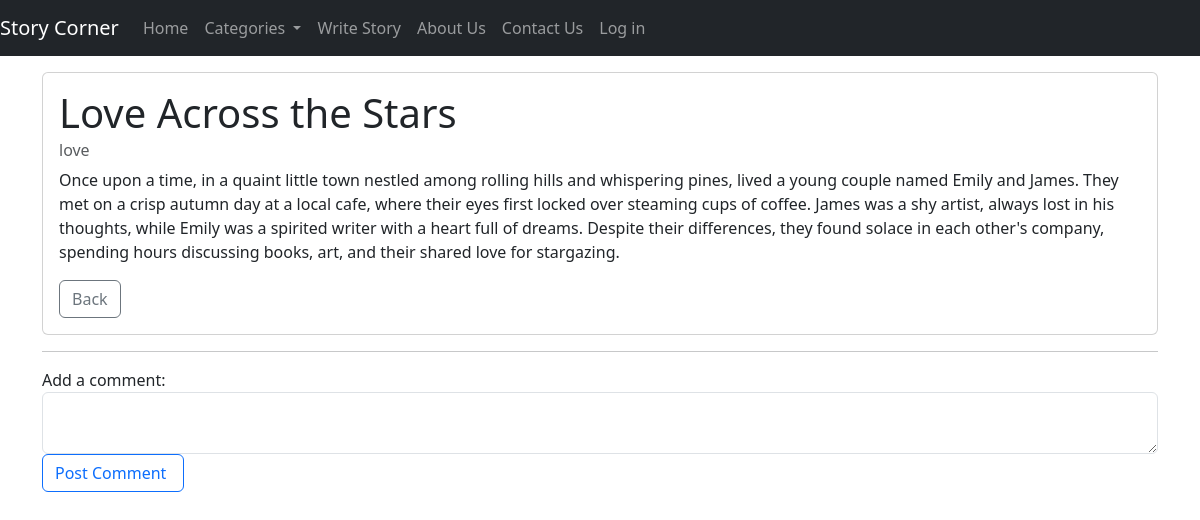
The page /story/2 on the database its author committed.
### models.py (models this page shows, shortened)
class Story(db.Model):
    __tablename__ = 'stories'
    id = db.Column(db.Integer, primary_key=True)
    title = db.Column(db.String(200), nullable=False)
    content = db.Column(db.Text, nullable=False)
    category = db.Column(db.String(50), nullable=False)
    user_id = db.Column(db.Integer, db.ForeignKey('users.id'), nullable=False)
    is_deleted = db.Column(db.Boolean(), nullable=False, default=False)
    updated_at = db.Column(db.DateTime(), nullable=False, default=db.func.now())
    created_at = db.Column(db.DateTime(), nullable=False, default=db.func.now())

### app.py (the view)
@app.route('/story/<int:story_id>', methods=['GET'])
def view_story(story_id):
    story = Story.query.get_or_404(story_id)
    return render_template('user_account/view_story.html', story=story)

### templates/user_account/view_story.html (shortened to what this page needs)
{% extends 'base.html' %}
{% block content %}
<div class="container mt-5 pt-4">
    <div class="card">
      <div class="card-body">
        <h1 class="card-title">{{ story.title }}</h1>
        <h6 class="card-subtitle mb-2 text-muted">{{ story.category }}</h6>
        <p class="card-text">{{ story.content }}</p>
        <a href="{{request.referrer }}" class="btn btn-outline-secondary">Back</a>
      </div>
    </div>
  </div>
<div class="container">
  <hr>
  <form>
    <div class="form-group">
        <label for="comment">Add a comment:</label>
        <textarea class="form-control" id="comment" rows="2"></textarea>
    </div>
    <input type="submit" value="Post Comment " class="btn btn-outline-primary">
</form>
</div>
{% endblock %}

### rows shown on the page
Story: title "Love Across the Stars", category "love", content "Once upon a time, in a quaint little town nestled among rolling hills and whispering pines, lived a young couple named Emily and James. They met on a crisp autumn day at a local cafe, where their eyes first locked over steaming cups of coffee. James was a shy artist, always lost in his thoughts, while Emily was a spirited writer with a heart full of dreams. Despite their differences, they found solace in each other's company, spending hours discussing books, art, and their shared love for stargazing."
